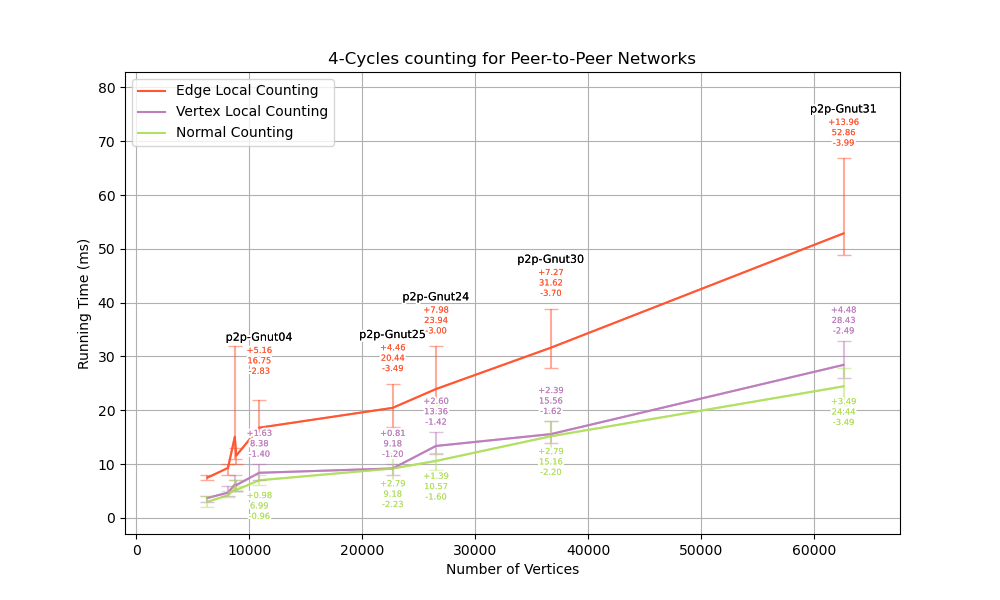

Here is the Python script that generated this plot:
import os
import matplotlib.pyplot as plt
from matplotlib import patheffects 

names = ['p2p-Gnut08', 'p2p-Gnut09', 'p2p-Gnut06', 'p2p-Gnut05', 'p2p-Gnut04', 'p2p-Gnut25', 'p2p-Gnut24', 'p2p-Gnut30', 'p2p-Gnut31']
x = [6301, 8114, 8717, 8846, 10876, 22687, 26518, 36682, 62586]  #nb vertices
m = [20777, 26013, 31525, 31839, 39994, 54705, 65369, 88328, 147892]  #nb edges
y1 = [7.48316, 9.27758, 15.0598, 11.5723, 16.7539, 20.4448, 23.9394, 31.6192, 52.8619] # Edge Local Counting
y2 = [3.69294, 4.68913, 6.18354, 6.0863, 8.37769, 9.17862, 13.3629, 15.5619, 28.4277]  # Vertex Local Counting
y3 = [2.99529, 4.18887, 5.38807, 5.18806, 6.98508, 9.17554, 10.5747, 15.163, 24.4381]  # Counting

y1_min = [7.48316-6.9455, 9.27758-7.9756, 15.0598-10.9263, 11.5723-9.9716, 16.7539-13.9254, 20.4448-16.9547, 23.9394-20.9412, 31.6192-27.9242, 52.8619-48.8691]
y1_max = [8.0138-7.48316, 10.0021-9.27758, 31.9146-15.0598, 12.9629-11.5723, 21.9135-16.7539, 24.9054-20.4448, 31.9154-23.9394, 38.8917-31.6192, 66.822-52.8619]
y2_min = [3.69294-2.9876, 4.68913-3.9838, 6.18354-4.9852, 6.0863-4.9865, 8.37769-6.9779, 9.17862-7.9791, 13.3629-11.9413, 15.5619-13.9462, 28.4277-25.9329] 
y2_max = [4.0193-3.69294, 5.99-4.68913, 7.9655-6.18354, 7.0146-6.0863, 10.0059-8.37769, 9.9919-9.17862, 15.9611-13.3629, 17.9519-15.5619, 32.9096-28.4277] 
y3_min = [2.99529-1.9946, 4.18887-3.9536, 5.38807-4.9549, 5.18806-4.9538, 6.98508-6.0223, 9.17554-6.9435, 10.5747-8.9751, 15.163-12.9645, 24.4381-20.9458]
y3_max = [4.0098-2.99529, 5.0219-4.18887, 6.9767-5.38807, 6.0094-5.18806, 7.9603-6.98508, 11.9696-9.17554, 11.9684-10.5747, 17.9518-15.163, 27.9285-24.4381]

plt.figure(figsize=(10, 6))

plt.plot(x, y1, label='Edge Local Counting', color='#ff5733')  # Edge Local Counting
plt.plot(x, y2, label='Vertex Local Counting', color="#bd7ebe")  # Vertex Local Counting
plt.plot(x, y3, label='Normal Counting', color="#b2e061")  # Counting

plt.errorbar(x, y1, yerr=[y1_min, y1_max], capsize=5, label='_error', color='#ff5733', alpha=0.5)
plt.errorbar(x, y2, yerr=[y2_min, y2_max], capsize=5, label='_error', color="#bd7ebe", alpha=0.5)
plt.errorbar(x, y3, yerr=[y3_min, y3_max], capsize=5, label='_error', color="#b2e061", alpha=0.5)

def add_contour(text):
    return [patheffects.withStroke(linewidth=3, foreground='white'), patheffects.Normal()]

for i in range(4,len(x)):
    offsetx = 0
    offsety = 0
    y1offset = 0

    if i == 4:
        offsetx = 0
        offsety = 0
        y1offset = 2.5


    #SGEMM colors
    text1 = plt.text(x[i]+offsetx, y1_max[i]+y1[i]+2+offsety+y1offset , f'+{y1_max[i]:.2f}\n{y1[i]:.2f}\n-{y1_min[i]:.2f}', ha='center', va='bottom', fontsize=6, color='#ff5733')
    text1.set_path_effects(add_contour(text1))  # Add contour to the text
    text2 = plt.text(x[i]+offsetx, y2_max[i]+y2[i]+1+offsety, f'+{y2_max[i]:.2f}\n{y2[i]:.2f}\n-{y2_min[i]:.2f}', ha='center', va='bottom', fontsize=6, color="#bd7ebe")
    text2.set_path_effects(add_contour(text2))  # Add contour to the text
    text3 = plt.text(x[i]+offsetx, y3[i]-2+offsety, f'+{y3_max[i]:.2f}\n{y3[i]:.2f}\n-{y3_min[i]:.2f}', ha='center', va='top', fontsize=6, color="#b2e061")
    text3.set_path_effects(add_contour(text3))  # Add contour to the text

    #Graph name
    text5 = plt.text(x[i]+offsetx, y1_max[i]+y1[i]+10+offsety+y1offset, names[i], ha='center', va='top', fontsize=8, color='black')
    text5.set_path_effects(add_contour(text5))

plt.xlabel('Number of Vertices')
plt.ylabel('Running Time (ms)')
plt.title('4-Cycles counting for Peer-to-Peer Networks')

##set x and y limits
plt.xlim(-1000, max(x) + 5000)
plt.ylim(-3, max(y1) + 30)

#plot legend left
plt.legend(loc='upper left')


# Show plot
plt.grid(True)

script_dir = os.path.dirname(os.path.abspath(__file__))
plt.savefig(os.path.join(script_dir, '4CycleCountingComparaison.png'))

plt.show()
